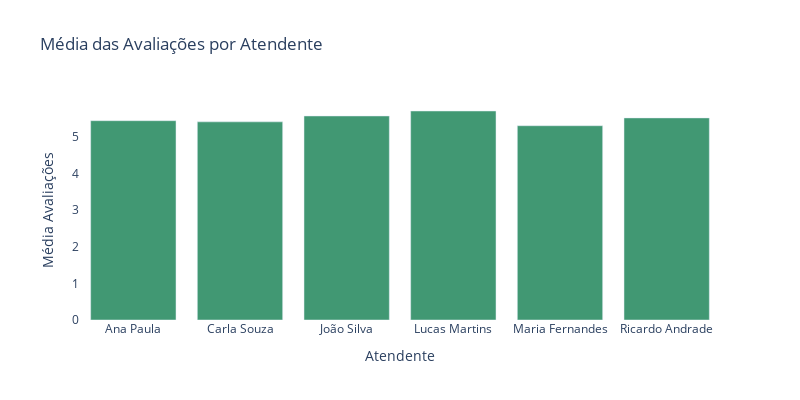

Write notebook code for a chart like this one.
### Code cell
fig = px.bar(medias, x="atendente_nome", y="nota_csat", title="Média das Avaliações por Atendente", 
             color_discrete_sequence=["#419873"])
fig.update_layout(
    plot_bgcolor="rgba(0,0,0,0)",
    width=800,
    height=400,
    xaxis_title="Atendente",
    yaxis_title="Média Avaliações"
)

### Figure 1 — Plotly figure (JSON) as saved in the notebook; plotly's stock layout.template omitted (floating-point values rounded to 4 significant figures)
{"data": [{"alignmentgroup": "True", "hovertemplate": "atendente_nome=%{x}<br>nota_csat=%{y}<extra></extra>", "legendgroup": "", "marker": {"color": "#419873", "pattern": {"shape": ""}}, "name": "", "offsetgroup": "", "orientation": "v", "showlegend": false, "textposition": "auto", "type": "bar", "x": ["Ana Paula", "Carla Souza", "João Silva", "Lucas Martins", "Maria Fernandes", "Ricardo Andrade"], "xaxis": "x", "y": [5.435, 5.404, 5.563, 5.699, 5.298, 5.511], "yaxis": "y"}], "layout": {"barmode": "relative", "height": 400, "legend": {"tracegroupgap": 0}, "plot_bgcolor": "rgba(0,0,0,0)", "title": {"text": "Média das Avaliações por Atendente"}, "width": 800, "xaxis": {"anchor": "y", "domain": [0, 1], "title": {"text": "Atendente"}}, "yaxis": {"anchor": "x", "domain": [0, 1], "title": {"text": "Média Avaliações"}}}}
